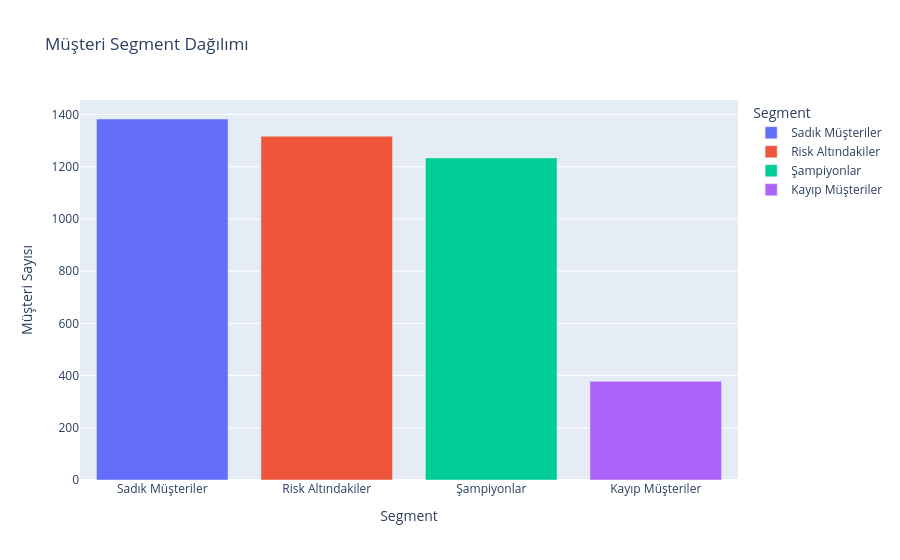

The code cell stored with this chart in its notebook:
### Code cell
fig = px.bar(
    segment_counts,
    x="Segment",
    y="Count",
    title="Müşteri Segment Dağılımı",
    labels={"Segment": "Segment", "Count": "Müşteri Sayısı"},
    color="Segment"
)
fig.show()

### Figure 1 — Plotly figure (JSON) as saved in the notebook; plotly's stock layout.template omitted (floating-point values rounded to 4 significant figures)
{"data": [{"hovertemplate": "Segment=%{x}<br>Müşteri Sayısı=%{y}<extra></extra>", "legendgroup": "Sadık Müşteriler", "marker": {"color": "#636efa", "pattern": {"shape": ""}}, "name": "Sadık Müşteriler", "orientation": "v", "showlegend": true, "textposition": "auto", "type": "bar", "x": ["Sadık Müşteriler"], "xaxis": "x", "y": [1383], "yaxis": "y"}, {"hovertemplate": "Segment=%{x}<br>Müşteri Sayısı=%{y}<extra></extra>", "legendgroup": "Risk Altındakiler", "marker": {"color": "#EF553B", "pattern": {"shape": ""}}, "name": "Risk Altındakiler", "orientation": "v", "showlegend": true, "textposition": "auto", "type": "bar", "x": ["Risk Altındakiler"], "xaxis": "x", "y": [1317], "yaxis": "y"}, {"hovertemplate": "Segment=%{x}<br>Müşteri Sayısı=%{y}<extra></extra>", "legendgroup": "Şampiyonlar", "marker": {"color": "#00cc96", "pattern": {"shape": ""}}, "name": "Şampiyonlar", "orientation": "v", "showlegend": true, "textposition": "auto", "type": "bar", "x": ["Şampiyonlar"], "xaxis": "x", "y": [1234], "yaxis": "y"}, {"hovertemplate": "Segment=%{x}<br>Müşteri Sayısı=%{y}<extra></extra>", "legendgroup": "Kayıp Müşteriler", "marker": {"color": "#ab63fa", "pattern": {"shape": ""}}, "name": "Kayıp Müşteriler", "orientation": "v", "showlegend": true, "textposition": "auto", "type": "bar", "x": ["Kayıp Müşteriler"], "xaxis": "x", "y": [378], "yaxis": "y"}], "layout": {"barmode": "relative", "legend": {"title": {"text": "Segment"}, "tracegroupgap": 0}, "title": {"text": "Müşteri Segment Dağılımı"}, "xaxis": {"anchor": "y", "categoryarray": ["Sadık Müşteriler", "Risk Altındakiler", "Şampiyonlar", "Kayıp Müşteriler"], "categoryorder": "array", "domain": [0, 1], "title": {"text": "Segment"}}, "yaxis": {"anchor": "x", "domain": [0, 1], "title": {"text": "Müşteri Sayısı"}}}}
